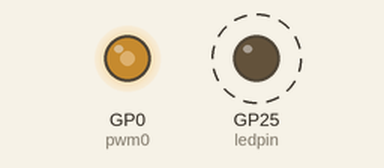
Simulated run of this program. Board: Raspberry Pi Pico running MicroPython. Shown: output pins drawn as LEDs (lit = HIGH). Dashed ring = blinking. What the program prints to the serial console is not drawn.

Above: at 0.05 s.
Timing chart, 0 to 3.0 s (numbered marks = the images above):
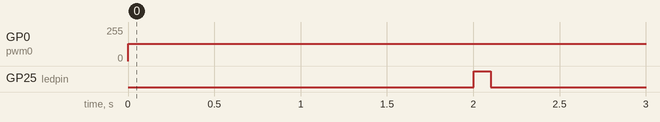

Measured:
- by itself, GP0 (pwm0): 0/255 → 128/255 at 0.00 s
- by itself, GP25 (ledpin): alternates HIGH for 0.10 s and LOW for 2.1 s

The program:

main.py
```python
from machine import Pin, PWM, Timer
import time

#global so callback and main can use it
ledpin=machine.Pin(25, machine.Pin.OUT)

#when the timer fires, turn off the led
def offcallback(param):
    ledpin.value(0)

def main():
    ledonms=100
    pwm0=PWM(Pin(0))
    freq=fmin=15000
    fstep=500
    fmax=25000
    duty=2**15
    sweepms=2000 #length of time in ms to sweep fmin to fmax
    dwellms=int(sweepms/((fmax-fmin)/fstep))
    print("pwm bird repellent")
    print(str(dwellms)+" dwell ms")

    while 1:
        pwm0.freq(freq)
        pwm0.duty_u16(duty)
        freq+=fstep
        if (freq>fmax) or (freq<fmin):
            #hit a limit - go the other way
            fstep=-fstep
            #turn on the led and set a timer to turn it off
            ledpin.value(1) #on
            tim2=Timer(period=ledonms, mode=Timer.ONE_SHOT, callback=offcallback)
        time.sleep_ms(dwellms)
    #forever

main()
```
